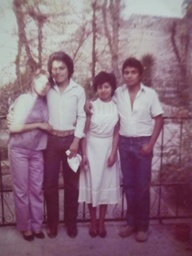
#> input picture bordes/mama.jpg, 192 x 256 px, shrunk from 3120 x 4160 before the run
$ jupyter execute bordes.ipynb
#> lines starting #> are read from the running program, lines starting #| are printed output that depends on the picture
[cell 1]
"""
bordes.py
Valeria Castañon
Omar Flores
04 - abril - 2023
Programa que aplica el filtro de sobel(x,y), laplaciano 2 para la deteccion de bordes
 y un perfilado
"""

[cell 2]
from PIL import Image
import numpy as np
import matplotlib.pyplot as plt
import math

[cell 3]
#---------- obtener imagen  sus datos ----------
img = Image.open("mama.jpg")  #lee la imagen
#> img is the input picture: PIL image 192x256 RGB; mean R, G, B 138.4, 108.9, 124.9
matriz = np.array(img)  #convierte la imagen en un arreglo
filas,columnas,dimensiones = matriz.shape # filas, columnas y dimensiones de la matriz
#> filas = 256; columnas = 192; dimensiones = 3
plt.imshow(img)

#separa la imagen en sus 3 colores rgb
r, g, b = img.split()
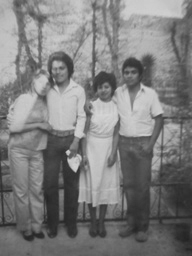
#> b: PIL image 192x256 L; min 34, max 213, mean 124.9

#obtiene la matriz de colores
matriz_rojo = np.array(r)
matriz_verde = np.array(g)
matriz_azul = np.array(b)

print(matriz_rojo)
#> (printed output is left out)

[cell 4]
laplaciano = np.array([[-1,-1,-1],
                      [-1,8,-1],
                      [-1,-1,-1]])

sobel_x = np.array([[-1,0,1],
                    [-2,0,2],
                    [-1,0,1]])

sobel_y = np.array([[-1,-2,-1],
                    [0,0,0],
                    [1,2,1]])

[cell 5]
#--------- se realiza la convolucion de las matrices ----------
lap_r = np.zeros((filas, columnas))
lap_g = np.zeros((filas, columnas))
lap_b = np.zeros((filas, columnas))

for x in range(filas):
    for y in range(columnas):
        for x2 in range(3):
            for y2 in range(3):
                if(x>1 and x<filas-1 and y>1 and y<columnas-1):
                    lap_r[x,y] += (laplaciano[x2,y2] * matriz_rojo[x-1+x2,y-1+y2])
                    lap_g[x,y] += (laplaciano[x2,y2] * matriz_verde[x-1+x2,y-1+y2])
                    lap_b[x,y] += (laplaciano[x2,y2] * matriz_azul[x-1+x2,y-1+y2])
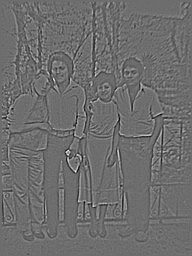
#> lap_b: shape (256, 192) float64; min -310, max 409, mean -0.1; drawn with min black and max white


img_lap = Image.fromarray(lap_r+lap_g+lap_b)
plt.imshow(img_lap)

[cell 6]
#--------- se realiza la convolucion de las matrices ----------
sobx_r = np.zeros((filas, columnas))
sobx_g = np.zeros((filas, columnas))
sobx_b = np.zeros((filas, columnas))

for x in range(filas):
    for y in range(columnas):
        for x2 in range(3):
            for y2 in range(3):
                if(x>1 and x<filas-1 and y>1 and y<columnas-1):
                    sobx_r[x,y] += (sobel_x[x2,y2] * matriz_rojo[x-1+x2,y-1+y2])
                    sobx_g[x,y] += (sobel_x[x2,y2] * matriz_verde[x-1+x2,y-1+y2])
                    sobx_b[x,y] += (sobel_x[x2,y2] * matriz_azul[x-1+x2,y-1+y2])
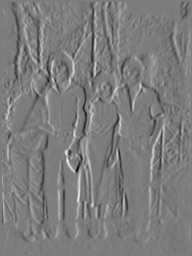
#> sobx_b: shape (256, 192) float64; min -543, max 565, mean -1.4; drawn with min black and max white

img_sx = Image.fromarray(sobx_r+sobx_g+sobx_b)
plt.imshow(img_sx)

[cell 7]
#--------- se realiza la convolucion de las matrices ----------
soby_r = np.zeros((filas, columnas))
soby_g = np.zeros((filas, columnas))
soby_b = np.zeros((filas, columnas))


for x in range(filas):
    for y in range(columnas):
        for x2 in range(3):
            for y2 in range(3):
                if(x>1 and x<filas-1 and y>1 and y<columnas-1):
                    soby_r[x,y] += (sobel_y[x2,y2] * matriz_rojo[x-1+x2,y-1+y2])
                    soby_g[x,y] += (sobel_y[x2,y2] * matriz_verde[x-1+x2,y-1+y2])
                    soby_b[x,y] += (sobel_y[x2,y2] * matriz_azul[x-1+x2,y-1+y2])
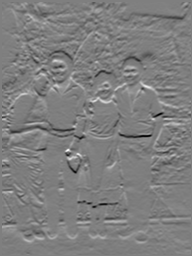
#> soby_b: shape (256, 192) float64; min -474, max 473, mean -2.2; drawn with min black and max white

img_sy = Image.fromarray(soby_r+soby_g+soby_b)
plt.imshow(img_sy)
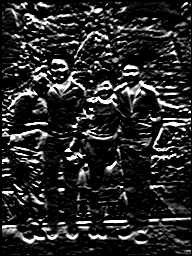
#> shown: shape (256, 192, 4); mean R, G, B, A 40.5, 40.5, 40.5, 255

[cell 8]
#---------- combinaicon de imagenes para laplace ---------

# matriz que contiene la nueva imagen
union_lap = np.zeros((filas,columnas,3), dtype=np.uint8)

# Asigna valores a cada canal de color
union_lap[:,:,0] = lap_r  # valores de rojo
union_lap[:,:,1] = lap_g  # valores de verde
union_lap[:,:,2] = lap_b  # valores de azul
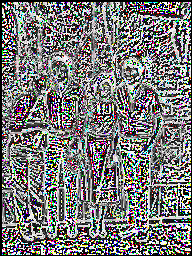
#> union_lap: shape (256, 192, 3); mean of channels 0, 1, 2 120.7, 120.1, 120; drawn as R, G, B

# Crea una imagen RGB desde la matriz tridimensional
imagen_lap = Image.fromarray(union_lap)

# Guarda la imagen en un archivo
imagen_lap.save("laplaciano.png")
print("Imagen lista")
plt.imshow(imagen_lap)

[cell 9]
#---------- combinaicon de imagenes para sobel en x ---------

# matriz que contiene la nueva imagen
union_sobx = np.zeros((filas,columnas,3), dtype=np.uint8)

# Asigna valores a cada canal de color
union_sobx[:,:,0] = sobx_r  # valores de rojo
union_sobx[:,:,1] = sobx_g  # valores de verde
union_sobx[:,:,2] = sobx_b  # valores de azul
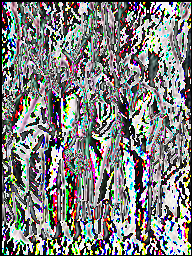
#> union_sobx: shape (256, 192, 3); mean of channels 0, 1, 2 126.5, 128.1, 126.8; drawn as R, G, B

# Crea una imagen RGB desde la matriz tridimensional
imagen_sobx = Image.fromarray(union_sobx)

# Guarda la imagen en un archivo
imagen_sobx.save("sobelx.png")
print("Imagen lista")
plt.imshow(imagen_sobx)

[cell 10]
#---------- combinaicon de imagenes para sobel en y ---------

# matriz que contiene la nueva imagen
union_soby = np.zeros((filas,columnas,3), dtype=np.uint8)

# Asigna valores a cada canal de color
union_soby[:,:,0] = soby_r  # valores de rojo
union_soby[:,:,1] = soby_g  # valores de verde
union_soby[:,:,2] = soby_b  # valores de azul
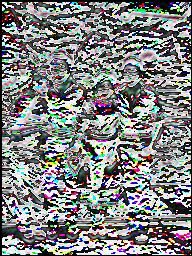
#> union_soby: shape (256, 192, 3); mean of channels 0, 1, 2 127.1, 129.3, 129; drawn as R, G, B

# Crea una imagen RGB desde la matriz tridimensional
imagen_soby = Image.fromarray(union_soby)

# Guarda la imagen en un archivo
imagen_soby.save("sobely.png")
print("Imagen lista")
plt.imshow(imagen_soby)

[cell 11]
#--------- suma de las imagenes --------
union_final = union_lap + union_sobx + union_soby
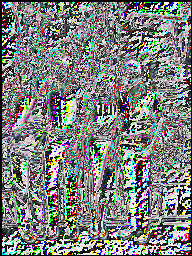
#> union_final: shape (256, 192, 3); mean of channels 0, 1, 2 125.2, 126.8, 126.3; drawn as R, G, B
imagen_final = Image.fromarray(union_final)
plt.imshow(imagen_final)

[cell 12]
gradiante = np.sqrt(np.sqrt(union_sobx) + np.sqrt(union_soby))
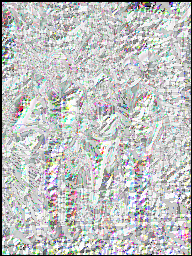
#> gradiante: shape (256, 192, 3) float16; mean of channels 0, 1, 2 4.24, 4.29, 4.27; drawn with min black and max white
imagen_final2 = Image.fromarray(gradiante.astype(np.uint8))
plt.imshow(imagen_final2)
